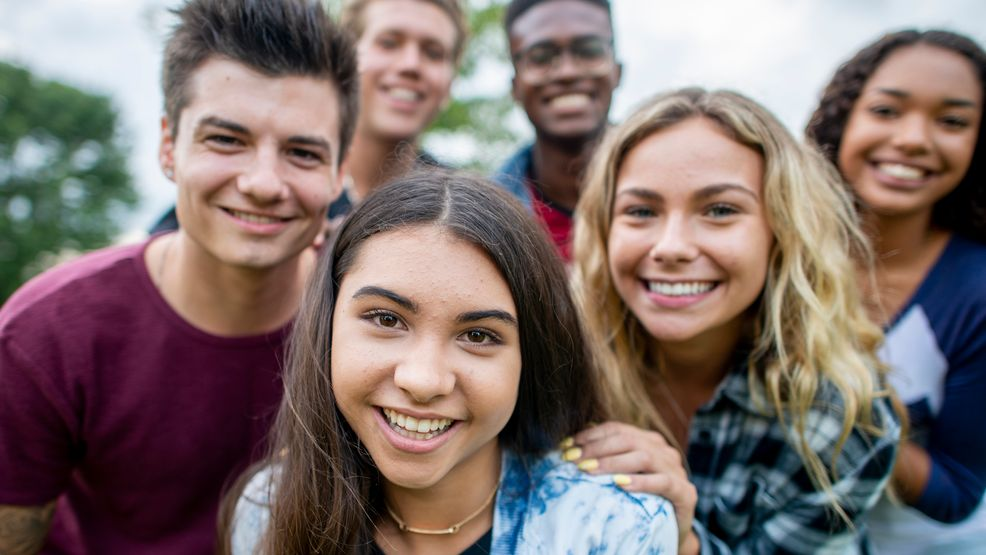
#> input picture people.jpg, 986 x 555 px
$ python rectface.py
#> lines starting #> are read from the running program, lines starting #| are printed output that depends on the picture; after the words box and inside, x2 and y2 are one past the last pixel; in counts of white or black regions, pixels touching at a corner belong together
import cv2

face_cascade = cv2.CascadeClassifier('haarcascade_frontalface_default.xml')

img = cv2.imread('people.jpg' , 1)
#> img is the input picture: shape (555, 986, 3); mean B, G, R 108, 111.1, 126.7
#1.5 and 3 are related to knn thing min and max values of neighbors
faces = face_cascade.detectMultiScale(img, 1.2, 3)
#> faces = [[352, 5, 111, 111], [503, 2, 124, 124], [836, 58, 145, 145], [572, 129, 207, 207], [154, 61, 218, 218], [307, 233, 244, 244]]
print (faces) #we get output in format of numbers which means its
#| [[352   5 111 111]
#|  [503   2 124 124]
#|  [836  58 145 145]
#|  [572 129 207 207]
#|  [154  61 218 218]
#|  [307 233 244 244]]
#detecting faces in image

for(x,y,w,h) in faces:
    print(x,y,w,h)
    img = cv2.rectangle(img, (x,y) , (x+w, y+h) , (0, 255, 0) , 5)
#> this loop made 6 passes
#| 352 5 111 111
#| 503 2 124 124
#| 836 58 145 145
#| 572 129 207 207
#| 154 61 218 218
#| 307 233 244 244
#> pass 1, `img = cv2.rectangle(img, (x,y) , (x+w, y+h) , (0, 255, 0) , 5)`:
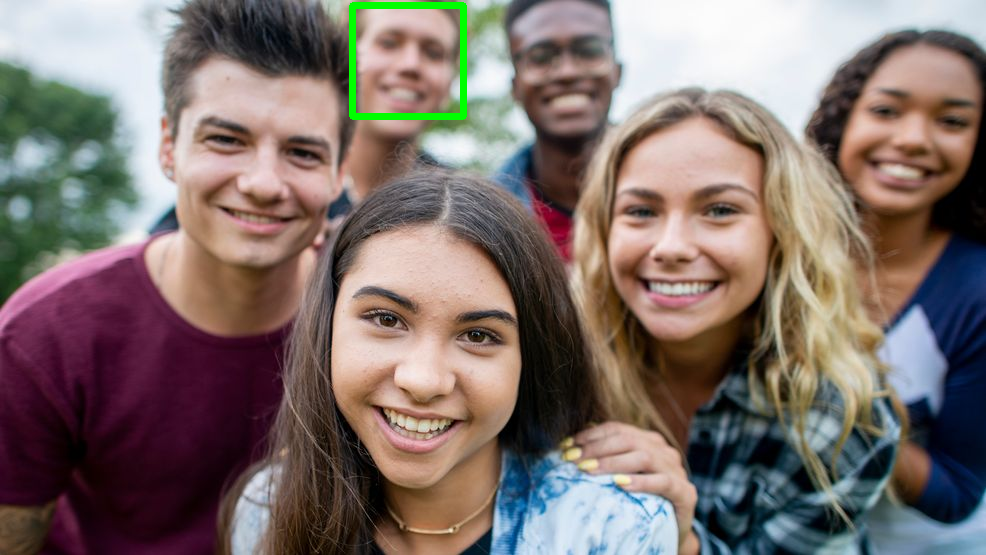
#> img: shape (555, 986, 3); 0.56% of pixels changed, all inside (x1, y1, x2, y2) = (349, 2, 467, 120)
#> pass 2, `img = cv2.rectangle(img, (x,y) , (x+w, y+h) , (0, 255, 0) , 5)`:
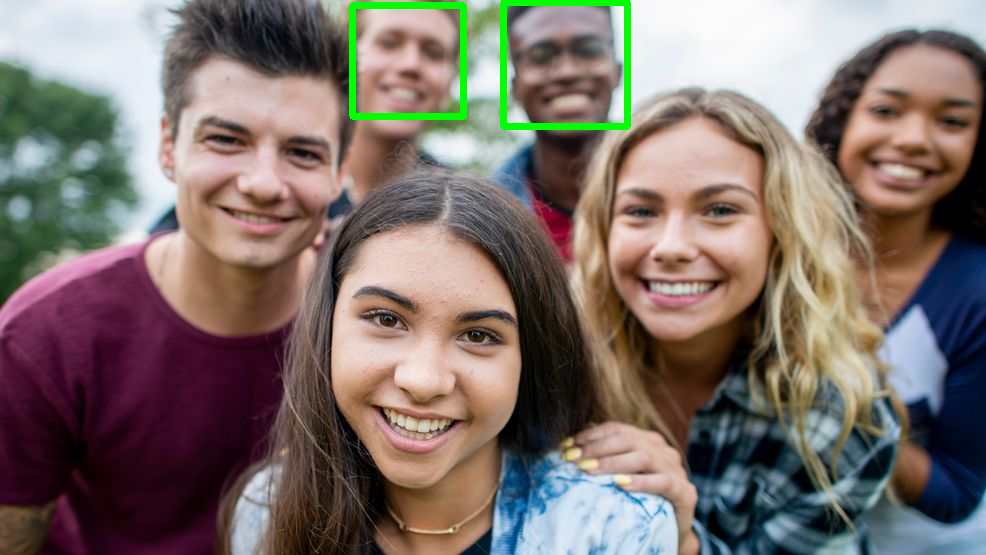
#> img: shape (555, 986, 3); 0.61% of pixels changed, all inside (x1, y1, x2, y2) = (500, 0, 631, 130)
#> pass 3, `img = cv2.rectangle(img, (x,y) , (x+w, y+h) , (0, 255, 0) , 5)`:
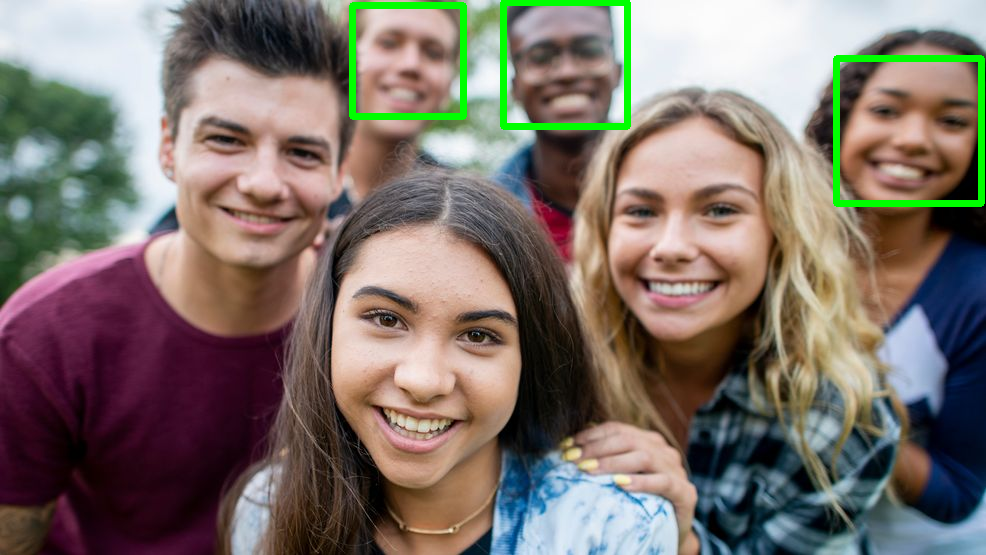
#> img: shape (555, 986, 3); 0.74% of pixels changed, all inside (x1, y1, x2, y2) = (833, 55, 985, 207)
#> after the loop:
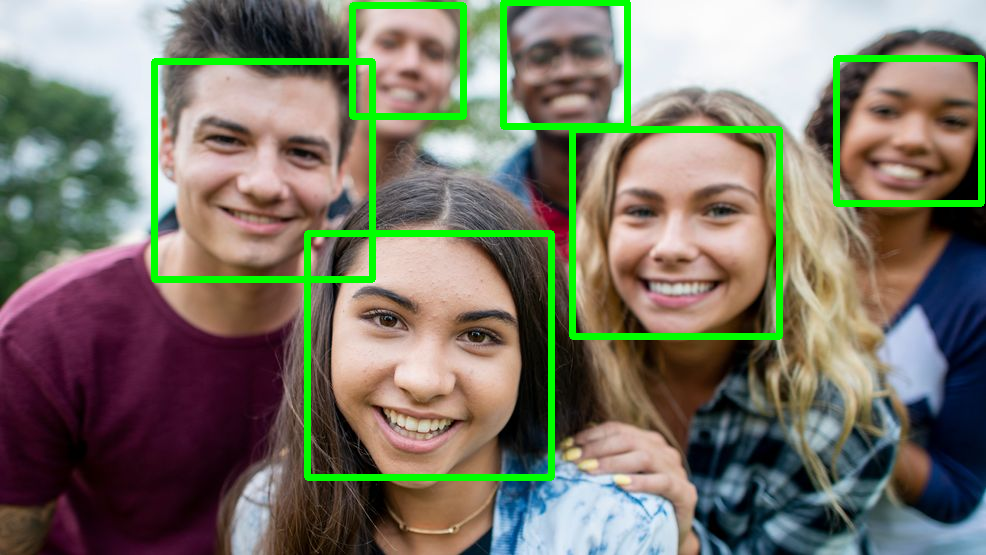
#> img: shape (555, 986, 3); 3.33% of pixels changed, all inside (x1, y1, x2, y2) = (151, 58, 783, 481)

resize = cv2.resize(img , (500, 500))
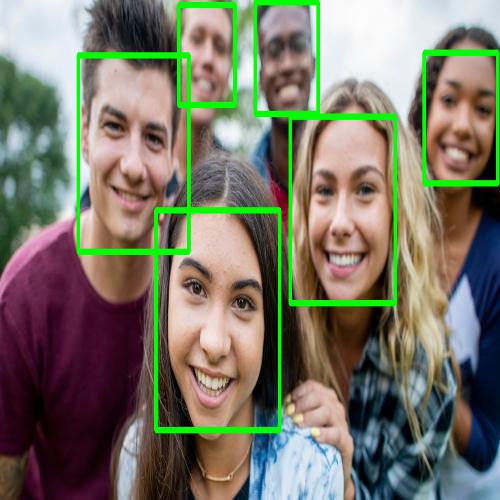
#> resize: shape (500, 500, 3); mean B, G, R 102.5, 118.5, 119.8

cv2.imshow('img' , img)
cv2.waitKey()
cv2.destroyAllWindows()
